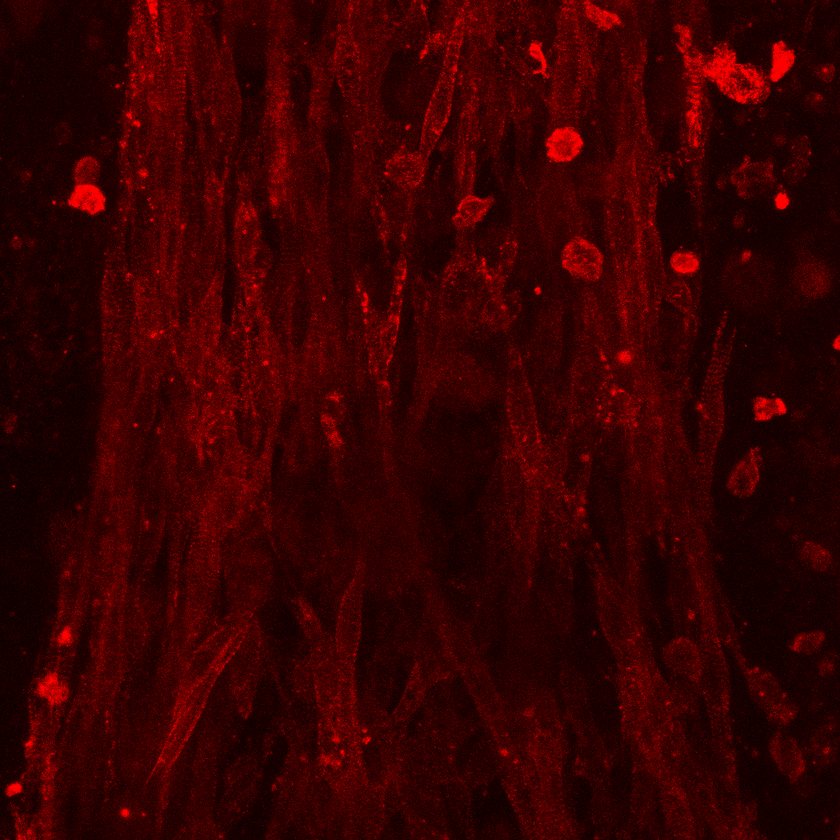
#> input picture fibre_orientation_examples/MAX_7500_17022020.lif - Series002.tif, 840 x 840 px, shrunk from 1024 x 1024 before the run, found by its file name
$ python fibre_orientation_structure_tensor.py
#> lines starting #> are read from the running program, lines starting #| are printed output that depends on the picture

'''
by Andreas Bauer 29.05.2020
Analyzing the orientation of structures like collagen fibres or cells in cell patches by analyzing the gradient of
images locally or as a whole. This uses the structure tensor https://en.wikipedia.org/wiki/Structure_tensor
and builds heavily on the method presented here http://bigwww.epfl.ch/demo/orientation/
'''

import matplotlib.pyplot as plt
from skimage.filters import gaussian
from scipy.ndimage.filters import uniform_filter
import os
import copy
import numpy as np

from skimage.draw import circle
from scipy.signal import convolve2d


def rotate_vector_field(p, r):
    '''
    rotation of a vector or vector field by angel p
    :param p:
    :param r:
    :return:
    '''

    r_n = np.zeros(r.shape) + np.nan
    if len(r.shape) == 3:  # vector field
        # applying rotation matrix
        r_n[:, :, 0] = + np.cos(p) * (r[:, :, 0]) - np.sin(p) * (r[:, :, 1])
        r_n[:, :, 1] = + np.sin(p) * (r[:, :, 0]) + np.cos(p) * (r[:, :, 1])

    if len(r.shape) == 1:  # single vector
        # applying rotation matrix
        r_n[0] = + np.cos(p) * (r[0]) - np.sin(p) * (r[1])
        r_n[1] = + np.sin(p) * (r[0]) + np.cos(p) * (r[1])
    return r_n


def eigen_vec(eval, a, b, d):

    '''
    Calculateing the eigenvectors of a symmetric matrix [[a,b][b,c]] with eigenvalues eval
    :param eval: 1d array of eigenvalues
    :param a:
    :param b:
    :param d:
    :return:
    '''
    x = b / np.sqrt(b ** 2 + (eval - a) ** 2)
    y = (eval - a) / np.sqrt(b ** 2 + (eval - a) ** 2)
    return np.stack([x, y], axis=len(y.shape))


def select_max_min(x1, x2, b1, b2):

    '''
    Sort values from x1 and x2 into tqo arrays based on values in b1 and b2.
    x1[0,0] get sorted to x_max if b1[0,0]>b2[0,0] and x2[0,0] gets sorted to x_min in this case.
    :param x1:
    :param x2:
    :param b1:
    :param b2:
    :return:
    '''

    x1 = np.array(x1)
    x2 = np.array(x2)
    b1 = np.array(b1)
    b2 = np.array(b2)

    x_max = np.zeros(x1.shape)
    x_min = np.zeros(x2.shape)

    bigger1 = np.abs(b1) > np.abs(b2)  # mask where absolute value of first value is bigger
    bigger2 = ~bigger1

    x_max[bigger1] = x1[bigger1]
    x_max[bigger2] = x2[bigger2]

    x_min[bigger2] = x1[bigger2]
    x_min[bigger1] = x2[bigger1]

    return x_max, x_min


# [41 lines left out: functions get_structure_tensor_gaussian, get_structure_tensor_uniform, not called in this run]


def get_structure_tensor_roi(im, mask=None):
    '''
    Structure tensor over specific region of interest with uniform weight.
    See https://en.wikipedia.org/wiki/Structure_tensor for some background.


    :param im: input image
    :param mask: mask specifying the region that is analyzed
    :return:
    '''

    #
    grad_y = np.gradient(im, axis=0)  # parameters: spacing-> set higher dx and dy edge-order: some interpolation (?)
    grad_x = np.gradient(im, axis=1)

    # if no mask is provided, use the whole image
    if not isinstance(mask, np.ndarray):
        mask = np.ones(grad_y.shape).astype(bool)
    else:
        mask = mask.astype(bool)

    # components of the structure tensor.
    # actual tensor would look like tensor = [[ot_xx], [ot_yx],
    #                                  [ot_yx] ,[ot_yy]]
    ot_xx = np.mean(grad_x[mask] * grad_x[mask])
    ot_yx = np.mean(grad_y[mask] * grad_x[mask])
    ot_yy = np.mean(grad_y[mask] * grad_y[mask])

    return ot_xx, ot_yx, ot_yy


def get_principal_vectors(ot_xx, ot_yx, ot_yy):
    '''
    Calculating eigenvectors and eigenvalues form the structure tensor, selecting the minimal and maximal eigenvalues
    and the corresponding eigenvectors. from https://www.soest.hawaii.edu/martel/Courses/GG303/Eigenvectors.pdf
    (maybe there is an error in the link?)
    This follows
    :param ot_xx: [0,0] component of structure tensor
    :param ot_yx: [0,1] and [1,0] component of structure tensor
    :param ot_yy: [1,1] component of structure tensor
    :return:
    '''

    eval1 = (ot_xx + ot_yy) / 2 + np.sqrt(((ot_xx - ot_yy) / 2) ** 2 + ot_yx ** 2)
    eval2 = (ot_xx + ot_yy) / 2 - np.sqrt(((ot_xx - ot_yy) / 2) ** 2 + ot_yx ** 2)

    evec1 = eigen_vec(eval1, ot_xx, ot_yx, ot_yy)
    evec2 = eigen_vec(eval2, ot_xx, ot_yx, ot_yy)

    # we  want the minimal eigenvalue and eigenvector
    max_eval, min_eval = select_max_min(eval1, eval2, eval1, eval2)
    max_evec, min_evec = select_max_min(evec1, evec2, eval1, eval2)

    # sometimes minimal vector is not defined, in this case create min eigenvector perpendicular to max eigenvector
    min_not_defined = np.logical_and(np.isnan(min_evec), ~np.isnan(max_evec))
    min_evec[min_not_defined] = rotate_vector_field(np.pi / 2, max_evec)[min_not_defined]

    # fill nans with zeros --> makes sense because later weighting with coherency would set zero  anyway
    min_evec[np.isnan(min_evec)] = 0
    max_evec[np.isnan(max_evec)] = 0

    return max_evec, min_evec, max_eval, min_eval


def analyze_area(im, mask):
    '''
    Orientation analysis on a specific area of an image.
    :param im: Input image
    :param mask: Mask to specify the analyzed area
    :return: coherency,
    max_evec, eigenvector of structure tensor with the large eigenvalue --> main orientation of the gradient field
    min_evec, eigenvector of structure tensor with the smaller eigenvalue --> main orientation of image structure
    max_eval, larger eigenvector
    min_eval, smaller eigenvector
    '''

    # calculating the structure tensor
    mask = mask.astype(bool)
    ot_xx, ot_yx, ot_yy = get_structure_tensor_roi(im, mask=mask)
    # getting vectors for minimal and maximal orientation
    max_evec, min_evec, max_eval, min_eval = get_principal_vectors(ot_xx, ot_yx, ot_yy)

    coherency = (max_eval - min_eval) / (max_eval + min_eval)

    return coherency, max_evec, min_evec, max_eval, min_eval


def get_main_orientation_squared(ang, vx=0, vy=0):
    # components of the orientation vector. length of this vector is always 1
    ox = np.cos(ang)
    oy = np.sin(ang)
    ori = np.sum((ox * vx + oy * vy) ** 2)
    # also interesting is the sum of absolute values :
    # np.sum(np.sqrt((ox * vx + oy * vy)**2))

    return ori

# [10 lines left out: function analyze_local, not called in this run]

'''
def custom_edge_filter(arr):
    arr_out = copy.deepcopy(arr).astype(int)
    shape1 = np.array([[0, 1, 0], [1, 1, 0], [0, 0, 0]])
    shape2 = np.array([[0, 1, 0], [0, 1, 1], [0, 0, 0]])
    shape3 = np.array([[0, 0, 0], [0, 1, 1], [0, 1, 0]])
    shape4 = np.array([[0, 0, 0], [1, 1, 0], [0, 1, 0]])
    for s in [shape1, shape2, shape3, shape4]:
        rem_mask = convolve2d(arr, s, mode="same") == 3
        arr_out[rem_mask] = 0
    return arr_out.astype(bool)
'''


def set_axis_attribute(ax, attribute, value):
    for p in ["left", "bottom", "right", "top"]:
        if hasattr(ax.spines[p], attribute):
            try:
                getattr(ax.spines[p], attribute)(value)  # this calls method
            except:
                setattr(ax.spines[p], attribute, value)
        else:
            raise AttributeError("Spines object has no attribute " + attribute)


'''
def display_mask(fig, mask, display_type="outline", type=1, color="C1", d=np.sqrt(2), ax=None, dm=True, lw=9):
    if not dm:
        return
    mask = mask.astype(int)
    if display_type == "outline":

        bm = binary_erosion((mask))
        bm[0,:] = 0
        bm[:,0] = 0
        bm[-1,:] = 0
        bm[:,-1] = 0
        out_line = mask - bm
        out_line = custom_edge_filter(out_line)  # risky
        out_line_graph, points = mask_to_graph(out_line, d=d)
        try:
            circular_path = find_path_circular(out_line_graph, 0)
        except RecursionError as e:
            print("while plotting mask outlines:", e)
            return

        circular_path.append(circular_path[0])  # to plot a fully closed loop
        if type == 1:
            ax = fig.axes[0] if ax is None else ax
            ax.plot(points[circular_path][:, 1], points[circular_path][:, 0], "--", color=color, linewidth=lw)
        if type == 2:
            for ax in fig.axes:
                ax.plot(points[circular_path][:, 1], points[circular_path][:, 0], "--", color=color, linewidth=lw)

'''


def plot1(im, im_f, sigma, ori_res, mask=None, out_folder=None, name="im.png"):
    max_evec, min_evec, max_eval, min_eval, ori = ori_res
    circle(r=50, c=im.shape[1] - 50, radius=sigma, shape=im.shape)
    circ = np.zeros(im.shape) + np.nan
    circ[circle(r=50, c=im.shape[1] - 50, radius=sigma, shape=im.shape)] = 1
    grady = np.gradient(im_f, axis=0)
    gradx = np.gradient(im_f, axis=1)
    vmin = np.min(np.stack([grady ** 2, gradx ** 2]))
    vmax = np.max(np.stack([grady ** 2, gradx ** 2]))

    fig, axs = plt.subplots(1, 4)
    axs[0].imshow(im)
    axs[0].imshow(circ, cmap="spring", vmin=0, vmax=1)
    f = max_eval / max_eval * np.min(im.shape) * 0.35
    axs[0].arrow(im.shape[1] / 2, im.shape[0] / 2, max_evec[0] * f, max_evec[1] * f, width=10,
                 color="C3")
    f = min_eval / max_eval * np.min(im.shape) * 0.35
    axs[0].arrow(im.shape[1] / 2, im.shape[0] / 2, min_evec[0] * f, min_evec[1] * f, width=10,
                 color="C6")
    # if isinstance(mask, np.ndarray):
    #  display_mask(fig, mask, ax=axs[0],lw=3)

    axs[1].imshow(im_f)
    axs[1].set_title("blurred image")
    axs[2].imshow(grady ** 2, vmin=vmin, vmax=vmax)
    axs[2].set_title("y gradient")
    im_disp = axs[3].imshow(gradx ** 2, vmin=vmin, vmax=vmax)
    axs[3].set_title("x gradient")
    plt.text(0.5, -500, "ori = " + str(np.round(ori, 3)))  ##

    for ax in axs:
        set_axis_attribute(ax, "set_visible", False)
        ax.tick_params(axis="both", tick1On=False, tick2On=False, label1On=False, label2On=False)

    cax = fig.add_axes([0.3, 0.1, 0.6, 0.05])

    plt.colorbar(im_disp, cax=cax, orientation="horizontal")
    if isinstance(out_folder, str):
        fig.savefig(os.path.join(out_folder, name))
    return fig


def full_angle_plot(ori_list, angs, out_folder=None, name="orient_dist.png"):
    fig = plt.figure()
    ax = plt.subplot(111, projection="polar")
    ax.plot(angs, ori_list)
    if isinstance(name, str) and isinstance(out_folder, str):
        fig.savefig(os.path.join(out_folder, name))
    return fig


def analyze_area_full_orientation(im, mask=None, points=1000, length=2 * np.pi):
    '''
    Calculates the alignment of the gradient field of an image with an orientation lines over a specified range of angles.
    Alignment = sum(grad*or), where grad is the gradient vector field, or is an orientation vector and * is
    the scalar product

    :param im: input image
    :param mask: mask specifying a region to be analyzed in the image
    :param points: number of sample points
    :param length: range of angles, keep at 2*np.pi for normal plot
    :return:
    '''

    grad_y = np.gradient(im, axis=0)  # parameters: spacing-> set higher dx and dy edge-order: some interpolation (?)
    grad_x = np.gradient(im, axis=1)

    # orientation tensor
    if not isinstance(mask, np.ndarray):
        mask = np.ones(grad_y.shape).astype(bool)
    else:
        mask = mask.astype(bool)
    oris = []
    angs = np.linspace(0, length, points)
    for ang in angs:
        oris.append(get_main_orientation_squared(ang, vx=grad_x[mask], vy=grad_y[mask]))
    oris = np.array(oris)
    return oris, angs


def normalize(image, lb=0.1, ub=99.9):
    '''
    normalizes image to  a range from 0 and 1 and cuts of extreme values
    e.g. lower then 0.1 percentile and higher then 99.9m percentile

    :param image:
    :param lb: percentile of lower bound for filter
    :param ub: percentile of upper bound for filter
    :return:
    '''

    image = image - np.percentile(image, lb)  # 1 Percentile
    image = image / np.percentile(image, ub)  # norm to 99 Percentile
    image[image < 0] = 0.0
    image[image > 1] = 1.0
    return image


if __name__ == "__main__":
    # reading an image
    # use r"path\path\file.png" on windows
    im = plt.imread("/home/user/Desktop/ingo_fiber_orientations/7500_17022020/MAX_7500_17022020.lif - Series002.tif")[:,
         :, 0]
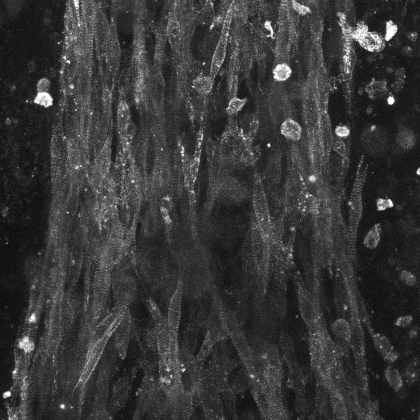
#> im: shape (840, 840) (shown at 1/2 size); min 0, max 255, mean 55.7

    # standard deviation of gaussian filter used for blurring
    # needs to remove all structures smaller the the structure we want to analyze
    sigma = 5

    # "contrast spreading" by setting all values below norm1-percentile to zero and
    # all values above norm2-percentile to 1
    norm1 = 5
    norm2 = 95
    # maybe change to full binarization
    # with np.median()
    # or maybe:
    # from skimage.filters import threshold_otsu
    #  threshold_otsu

    # applying normalizing/ contrast spreading
    im_n = normalize(im, norm1, norm2)
#> in normalize, `image[image > 1] = 1.0`:
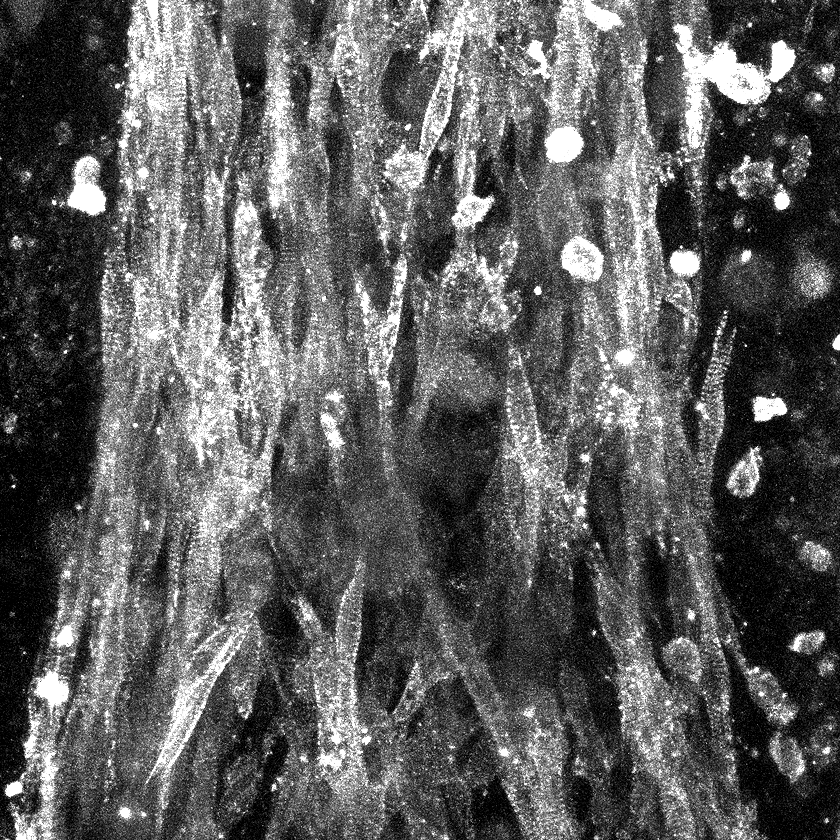
#> image: shape (840, 840) float64; min 0, max 1, mean 0.364
    # applying gaussian filter
    im_f = gaussian(im_n, sigma=sigma)
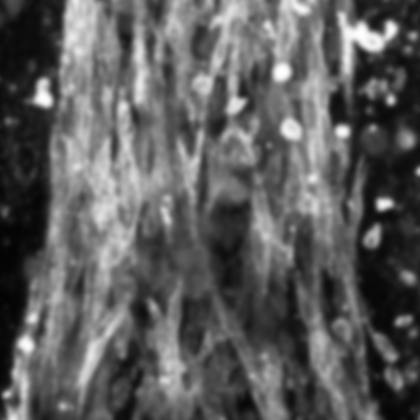
#> im_f: shape (840, 840) float64 (shown at 1/2 size); min 0.0125, max 0.999, mean 0.364

    # specifying an area for the analysis, this code selects the whole image
    mask = np.ones(im.shape).astype(bool)

    # orientation analysis
    coherence, max_evec, min_evec, max_eval, min_eval = analyze_area(im_f, mask)
#> in get_structure_tensor_roi, `grad_y = np.gradient(im, axis=0)`:
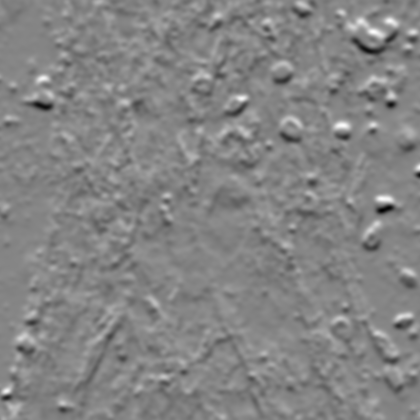
#> grad_y: shape (840, 840) float64 (shown at 1/2 size); min -0.0694, max 0.0639, mean -0.000159; drawn with min black and max white
#> in get_structure_tensor_roi, `grad_x = np.gradient(im, axis=1)`:
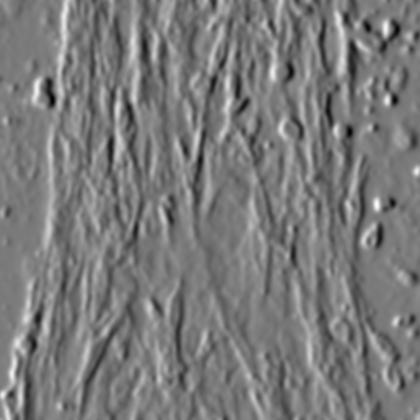
#> grad_x: shape (840, 840) float64 (shown at 1/2 size); min -0.0639, max 0.0695, mean 9.33e-05; drawn with min black and max white
#> in get_structure_tensor_roi, `ot_xx = np.mean(grad_x[mask] * grad_x[mask])`: ot_xx = 0.000179
#> in get_structure_tensor_roi, `ot_yx = np.mean(grad_y[mask] * grad_x[mask])`: ot_yx = 2.56e-06
#> in get_structure_tensor_roi, `ot_yy = np.mean(grad_y[mask] * grad_y[mask])`: ot_yy = 6.82e-05
#> in analyze_area, `ot_xx, ot_yx, ot_yy = get_structure_tensor_roi(im, mask=mask)`: ot_xx = 0.000179; ot_yx = 2.56e-06; ot_yy = 6.82e-05
#> in get_principal_vectors, `eval1 = (ot_xx + ot_yy) / 2 + np.sqrt(((ot_xx - ot_yy) / 2) ** 2 + ot_..`: eval1 = 0.000179
#> in get_principal_vectors, `eval2 = (ot_xx + ot_yy) / 2 - np.sqrt(((ot_xx - ot_yy) / 2) ** 2 + ot_..`: eval2 = 6.81e-05
#> in eigen_vec, `x = b / np.sqrt(b ** 2 + (eval - a) ** 2)`: x = 1
#> in eigen_vec, `y = (eval - a) / np.sqrt(b ** 2 + (eval - a) ** 2)`: y = 0.023
#> in get_principal_vectors, `evec1 = eigen_vec(eval1, ot_xx, ot_yx, ot_yy)`: evec1 = [1, 0.023]
#> in get_principal_vectors, `evec2 = eigen_vec(eval2, ot_xx, ot_yx, ot_yy)`: evec2 = [0.023, -1]
#> in select_max_min, `x1 = np.array(x1)`: x1 = 0.000179
#> in select_max_min, `x2 = np.array(x2)`: x2 = 6.81e-05
#> in select_max_min, `b1 = np.array(b1)`: b1 = 0.000179
#> in select_max_min, `b2 = np.array(b2)`: b2 = 6.81e-05
#> in select_max_min, `bigger1 = np.abs(b1) > np.abs(b2)`: bigger1 = True
#> in select_max_min, `bigger2 = ~bigger1`: bigger2 = False
#> in get_principal_vectors, `max_eval, min_eval = select_max_min(eval1, eval2, eval1, eval2)`: max_eval = 0.000179; min_eval = 6.81e-05
#> in get_principal_vectors, `max_evec, min_evec = select_max_min(evec1, evec2, eval1, eval2)`: max_evec = [1, 0.023]; min_evec = [0.023, -1]
#> in get_principal_vectors, `min_not_defined = np.logical_and(np.isnan(min_evec), ~np.isnan(max_eve..`: min_not_defined = [False, False]
#> in analyze_area, `max_evec, min_evec, max_eval, min_eval = get_principal_vectors(ot_xx, ..`: max_evec = [1, 0.023]; min_evec = [0.023, -1]; max_eval = 0.000179; min_eval = 6.81e-05
#> in analyze_area, `coherency = (max_eval - min_eval) / (max_eval + min_eval)`: coherency = 0.449
#> coherence = 0.449; max_evec = [1, 0.023]; min_evec = [0.023, -1]; max_eval = 0.000179; min_eval = 6.81e-05

    # full oriention distribution, by sampling orientations from 0 to 2*np.pi
    ori_list, angs = analyze_area_full_orientation(im_f, mask, points=100, length=np.pi * 2)
#> the loop in analyze_area_full_orientation, `for ang in angs:` made 100 passes
#> ori in get_main_orientation_squared on passes 1 to 8: 126.5, 126.4, 125.7, 124.3, 122.4, 119.9, 116.9, 113.4
#> after the loop in analyze_area_full_orientation, `for ang in angs:`: oris = 100 values, max 126.5 at index 50, min 48.07 at index 25, mean 87.67
#> ori_list has the same summary as oris in analyze_area_full_orientation; angs = 100 values from 0 to 6.28

    # plot of blurred image and gradients
    fig1 = plot1(im, im_f, sigma, [max_evec, min_evec, max_eval, min_eval, coherence], mask)
#> in plot1, `max_evec, min_evec, max_eval, min_eval, ori = ori_res`: max_evec = [1, 0.023]; min_evec = [0.023, -1]; max_eval = 0.000179; min_eval = 6.81e-05; ori = 0.449
#> in plot1, `vmin = np.min(np.stack([grady ** 2, gradx ** 2]))`: vmin = 1.88e-18
#> in plot1, `vmax = np.max(np.stack([grady ** 2, gradx ** 2]))`: vmax = 0.00483
#> in plot1, `f = max_eval / max_eval * np.min(im.shape) * 0.35`: f = 294
#> in plot1, `f = min_eval / max_eval * np.min(im.shape) * 0.35`: f = 111.7

    # plot of orientation distribution
    fig2 = full_angle_plot(ori_list, angs)
    # save by fig2.savefig("example.png")
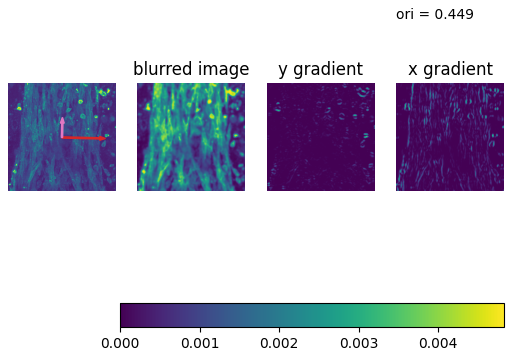
#> figure drawn by matplotlib, 5 panels
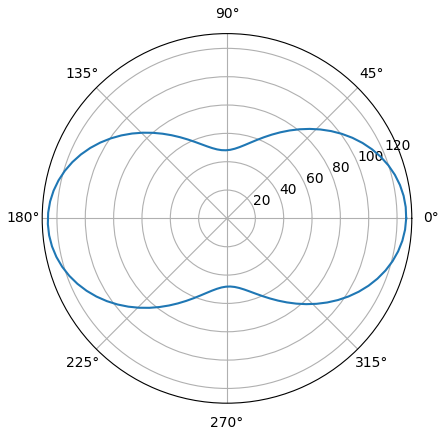
#> figure drawn by matplotlib, 1 panel; curve peaks at x = 3.17, y = 126.5
